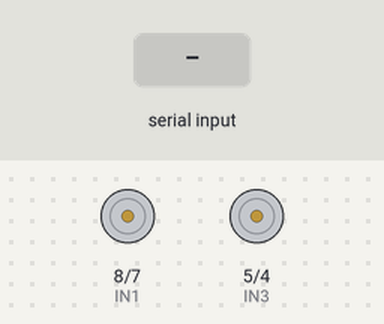
Bench run of a sketch on a simulated Arduino Uno, built with avr-gcc and run on an emulated ATmega328P. Shown: motor-driver pin pairs drawn as motors (green arrow = first pin HIGH = forward, orange = second pin HIGH = backward, longer = more drive, scaled by the enable pin). The test bench sets the inputs (shaded band).

Above: at 1.2 s.
1.3 s: "90,45\n" received over Serial
At 1.7 s:
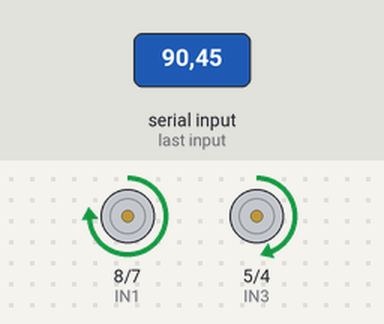
3.3 s: "30,150\n" received over Serial
At 3.55 s:
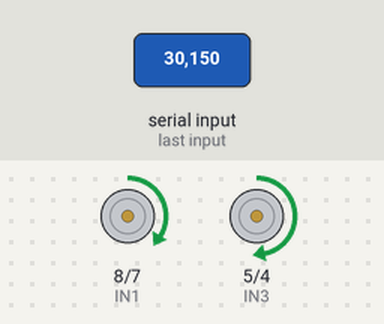
5.3 s: "1,90\n" received over Serial
At 5.55 s:
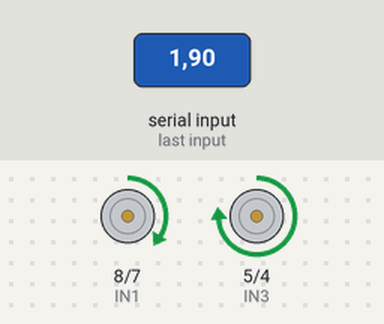
Timing chart, 0 to 8.3 s (numbered marks = the images above; inputs shaded):
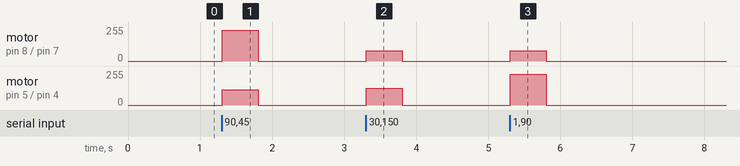

The sketch:

arudino.ino
```cpp
// ----------------- Motor Pins -----------------
// Motor A (Left)
int ENA = 9;
int IN1 = 8;
int IN2 = 7;

// Motor B (Right)
int ENB = 3;
int IN3 = 5;
int IN4 = 4;

// ----------------- Control Vars -----------------
unsigned long lastCommandTime = 0;   // track last valid command
int leftSpd = 0;
int rightSpd = 0;

void setup() {
  pinMode(ENA, OUTPUT);
  pinMode(IN1, OUTPUT);
  pinMode(IN2, OUTPUT);

  pinMode(ENB, OUTPUT);
  pinMode(IN3, OUTPUT);
  pinMode(IN4, OUTPUT);

  Serial.begin(9600);
  Serial.setTimeout(50);

  // start with motors off
  driveMotor(ENA, IN1, IN2, 0);
  driveMotor(ENB, IN3, IN4, 0);
}

// Drive one motor with signed speed
// spd = -100..100
void driveMotor(int EN, int INa, int INb, int spd) {
  int pwm = map(abs(spd), 0, 100, 0, 255);
  if (spd > 0) {        // forward
    digitalWrite(INa, HIGH);
    digitalWrite(INb, LOW);
    analogWrite(EN, pwm);
  } else if (spd < 0) { // backward
    digitalWrite(INa, LOW);
    digitalWrite(INb, HIGH);
    analogWrite(EN, pwm);
  } else {              // stop
    analogWrite(EN, 0);
  }
}

void loop() {
  // --------- Check Serial for New Commands ---------
  if (Serial.available()) {
    String input = Serial.readStringUntil('\n');
    input.trim();
    if (input.length() > 0) {
      int comma = input.indexOf(',');
      if (comma > 0) {
        leftSpd  = input.substring(0, comma).toInt();
        rightSpd = input.substring(comma + 1).toInt();
      }

      lastCommandTime = millis(); // update watchdog
    }
  }

  // --------- Watchdog Failsafe ---------
  if (millis() - lastCommandTime > 500) { // >0.5 sec no command
    leftSpd = 0;
    rightSpd = 0;
  }

  // --------- Drive Motors ---------
  driveMotor(ENA, IN1, IN2, leftSpd);
  driveMotor(ENB, IN3, IN4, rightSpd);
}
```

Measured:
- after the input at 1.3 s, motor on pin 8 (IN1) / pin 7 (IN2): stopped → forward 229/255 at once, → stopped 0.50 s later; motor on pin 5 (IN3) / pin 4 (IN4): stopped → forward 114/255 at once, → stopped 0.50 s later
- after the input at 3.3 s, motor on pin 8 (IN1) / pin 7 (IN2): stopped → forward 76/255 at once, → stopped 0.50 s later; motor on pin 5 (IN3) / pin 4 (IN4): stopped → forward 126/255 at once, → stopped 0.50 s later
- after the input at 5.3 s, motor on pin 8 (IN1) / pin 7 (IN2): stopped → forward 76/255 at once, → stopped 0.50 s later; motor on pin 5 (IN3) / pin 4 (IN4): stopped → forward 229/255 at once, → stopped 0.50 s later
